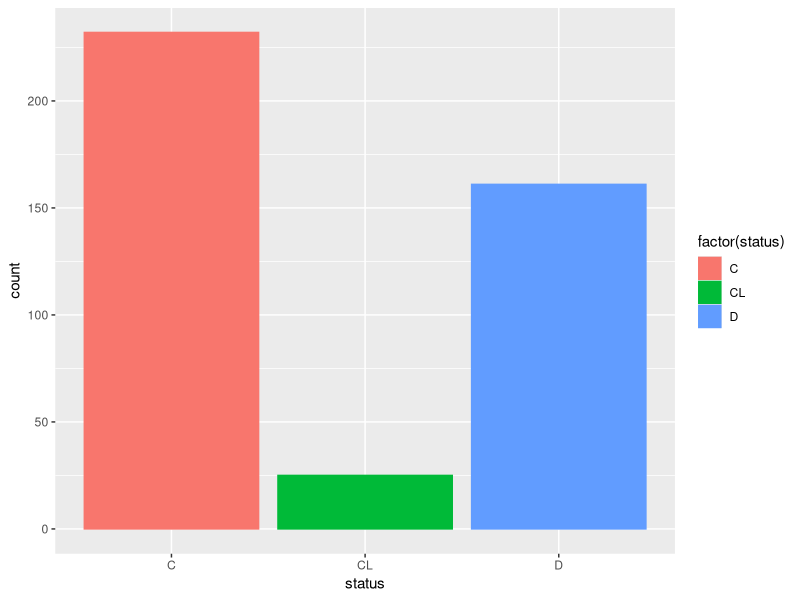
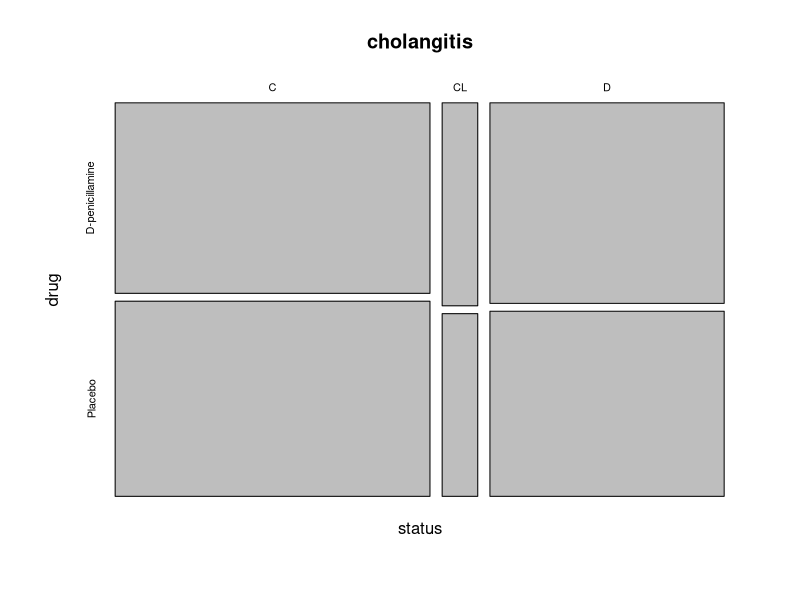
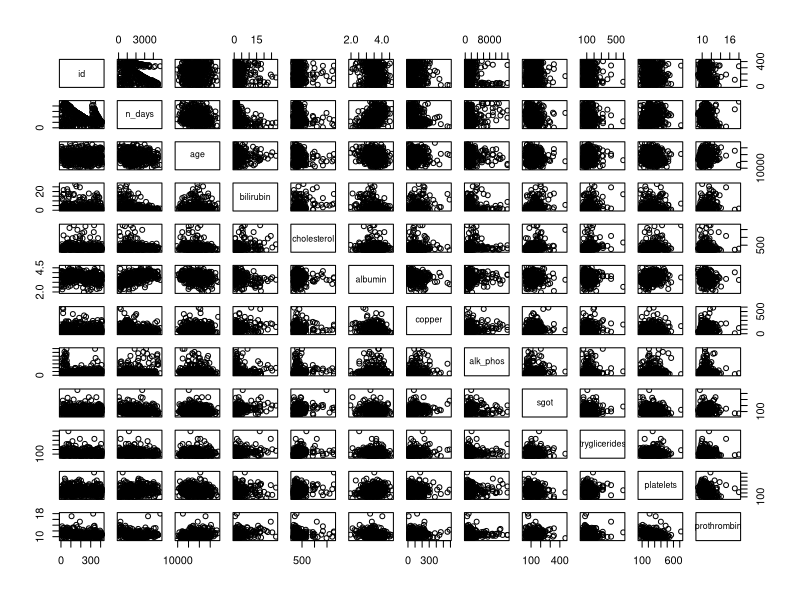

These figures' R source, in order:
## ---- chunk 1
pkgTest <- function(x) {
  if (!require(x,character.only = TRUE)) {
    install.packages(x,dep=TRUE)
    if(!require(x,character.only = TRUE)) stop("Package not found")
  }
}

packages = c("tidyverse", "patchwork")
loading <- lapply(packages, pkgTest)

library(tidyverse)
library(patchwork)
## ---- chunk 2
cholangitis <- read.csv("cholangitis-data.csv")

cat_vars <- c("status", "drug", "sex", "ascites", "hepatomegaly", "spiders", "edema", "stage")

cholangitis[, cat_vars] <- lapply(cholangitis[, cat_vars], factor)
head(data)
## ---- chunk 3
hist_status <- ggplot(cholangitis, aes(x=status, color=factor(status), fill=factor(status))) +
  geom_bar()

hist_status
## ---- chunk 4
mosaicplot(status~drug, cholangitis)
## ---- chunk 5
chol_continuous <- select(cholangitis, -all_of(cat_vars))

pairs(chol_continuous)
